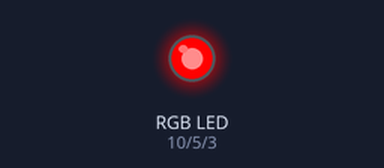
The sketch below on a simulated Arduino Uno, built with avr-gcc and run on an emulated ATmega328P. Parts: an RGB LED mixed from three pins (HIGH = lit). Dim RGB values are drawn brighter than linear.

Above: at 0.05 s.
At 9.95 s:
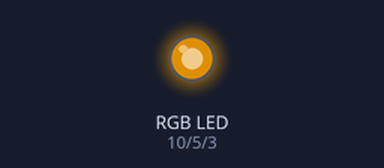
At 14.95 s:
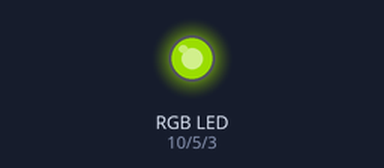
At 19.95 s:
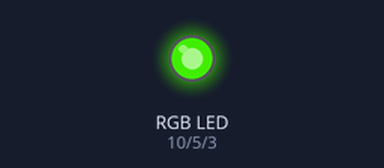
At 29.85 s:
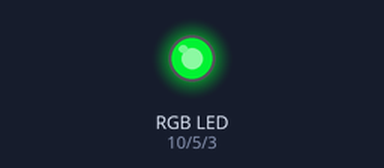
At 39.85 s:
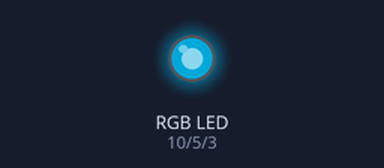
Timing chart, 0 to 40.0 s (numbered marks = the images above):
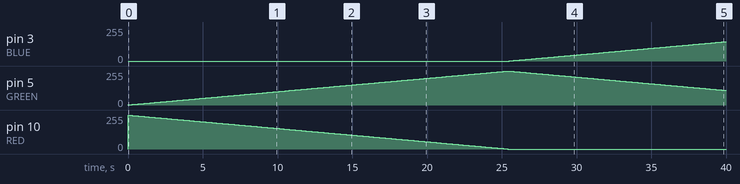

Measured:
- by itself, pin 3 (BLUE): moves from 0/255 to 145/255 over 14.4 s
- by itself, pin 5 (GREEN): rises from 0/255 to 255/255 in 25.4 s, then falls to 110/255 in 14.5 s
- by itself, pin 10 (RED): 0/255 → 254/255 at 0.00 s, → 253/255 0.10 s later, → 252/255 0.10 s later, → 251/255 0.10 s later, … (255 changes in this stretch)

The sketch:

PRUEBA_RGB_LED.ino
```cpp
//Definir los pins
#define BLUE 3
#define GREEN 5
#define RED 10

void setup() {
  //El pinMode lo que indica es si esta dentro o fuera pinMode (pin, mode);
  pinMode (RED, OUTPUT);
  pinMode (GREEN, OUTPUT);
  pinMode (BLUE, OUTPUT);

  //DigitalWrite indica si el led esta encendido. Si es HIGH es led on, y si es LOW es led off.
  digitalWrite(RED, HIGH);
  digitalWrite (GREEN, LOW);
  digitalWrite (BLUE, LOW);

}

//Definir las variables que vamos a tocar en el loop
int redValue;
int greenValue;
int blueValue;

void loop() {
  // put your main code here, to run repeatedly:
  #define delayTime 100

  redValue = 255;
  greenValue = 0;
  blueValue = 0;

  for(int i = 0; i < 255; i++)
  {
    redValue--;
    greenValue++;
    //Le manda la información.
    analogWrite (RED, redValue);
    analogWrite (GREEN, greenValue);
    delay (delayTime);
  }

  redValue = 0;
  greenValue = 255;
  blueValue = 0;

  for(int i = 0; i < 255; i++)
  {
    greenValue--;
    blueValue++;
    analogWrite(GREEN, greenValue);
    analogWrite(BLUE, blueValue);
    delay(delayTime);
  }

  redValue = 0;
  greenValue = 0;
  blueValue = 255;

  for(int i = 0; i < 255; i++)
  {
    blueValue--;
    redValue++;

    analogWrite(BLUE, blueValue);
    analogWrite (RED, redValue);
    delay(delayTime);
  }

}
```
